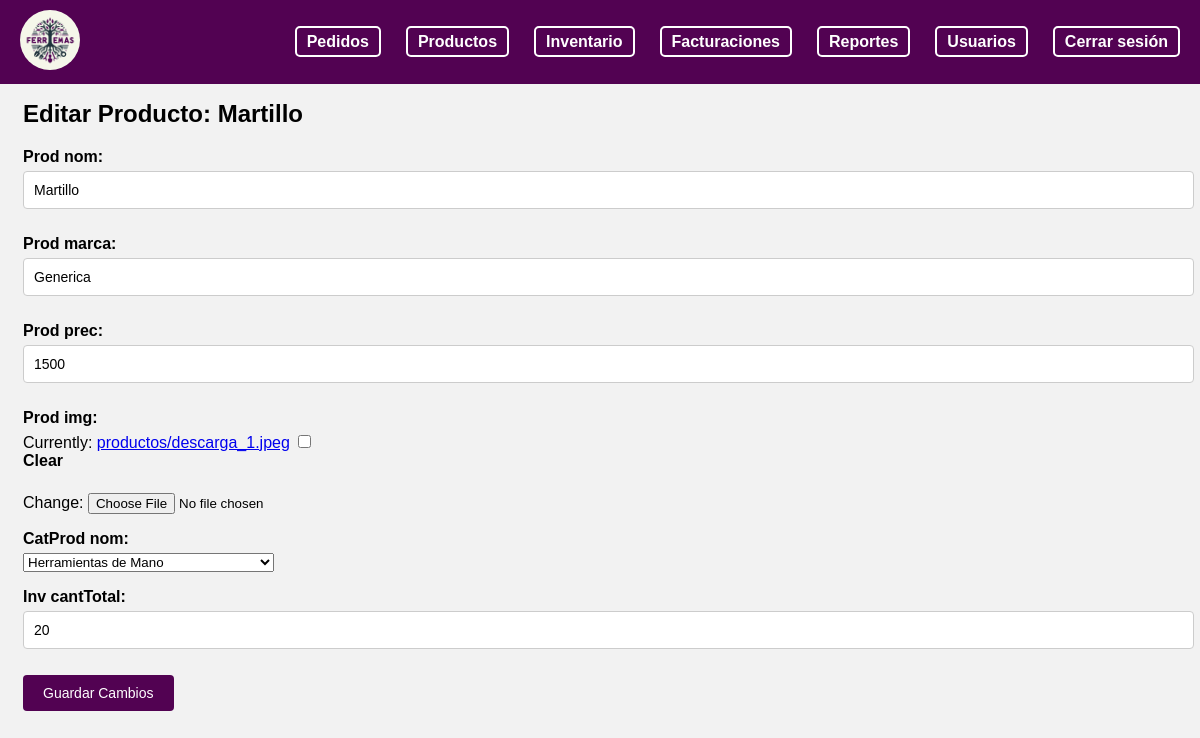
The page /editar_producto/1/ on the database its author committed.
### myapp/models.py (models this page shows, shortened)
class Inventario(models.Model):
    prod_id = models.AutoField(primary_key=True)
    prod_nom = models.CharField(max_length=50)
    prod_marca = models.CharField(max_length=25)
    prod_prec= models.IntegerField()
    prod_img = models.ImageField(upload_to=path_and_rename, null=True, blank=True)
    catProd_nom = models.ForeignKey(CategoriaProducto, on_delete=models.CASCADE)
    inv_cantTotal = models.IntegerField(default=0)

class CategoriaProducto(models.Model):
    catProd_nom = models.CharField(max_length=100)
    def __str__(self):
        return self.catProd_nom

### myapp/views.py (the view)
# urls.py: path('editar_producto/<int:prod_id>/', views.editar_producto, name='editar_producto'),
def editar_producto(request, prod_id):
    producto = get_object_or_404(Inventario, prod_id=prod_id)
    if request.method == 'POST':
        form = EditProductoForm(request.POST, request.FILES, instance=producto)
        if form.is_valid():
            form.save()
            messages.success(request, 'Producto editado correctamente.')
            return redirect('adm_inventario')
    else:
        form = EditProductoForm(instance=producto)
    return render(request, 'empleado/admin/ediciones/editar_producto.html', {'form': form, 'producto': producto})

### myapp/forms.py
class EditProductoForm(forms.ModelForm):
    class Meta:
        model = Inventario
        fields = ['prod_nom', 'prod_marca', 'prod_prec', 'prod_img', 'catProd_nom', 'inv_cantTotal']

### myapp/templates/empleado/admin/ediciones/editar_producto.html (shortened to what this page needs)
{% load static %}
<!DOCTYPE html>
<html lang="en">
<head>
    <link rel="stylesheet" href="{% static '/styles/nav.css' %}" />
    <link rel="stylesheet" href="{% static '/styles/form.css' %}">
</head>
<body>
    <header>
        <nav>
            <div class="navbar">
                <div class="logo">
                    <a href="/adm_home">
                        <img src="{% static '/logo/LogoFerremas.png' %}" alt="Logo" />
                    </a>
                </div>
                <div class="nav-items">
                    <ul>
                        <li><a href="/adm_pedidos" id="pedidos-link"> Pedidos</a></li>
                        <li><a href="/adm_productos" id="productos-link"> Productos</a></li>
                        <li><a href="/adm_inventario" id="inventario-link"> Inventario</a></li>
                        <li><a href="#" id="facturaciones-link"> Facturaciones</a></li>
                        <li><a href="#" id="reportes-link"> Reportes</a></li>
                        <li><a href="/adm_usuarios" id="usuarios-link"> Usuarios</a></li>
                        <li><a href="/"> Cerrar sesión</a></li>
                    </ul>
                </div>
            </div>
        </nav>
    </header>
    <div class="content" style="margin-top: 100px; margin-left: 15px;">
        <h2>Editar Producto: {{ producto.prod_nom }}</h2>
        <form method="post" enctype="multipart/form-data">
            {{ form.as_p }}
            <button type="submit">Guardar Cambios</button>
        </form>
    </div>
</body>
</html>

### myapp/static/styles/nav.css (style rules this page uses)
body { font-family: Arial, sans-serif; background-color: #f2f2f2; }
.navbar { position: fixed; top: 0; left: 0; width: 100%; background-color: rgb(82, 2, 82); font-family: "Arial", sans-serif; padding: 10px 20px; display: flex; justify-content: space-between; align-items: center; z-index: 1000; color: #fff; }
.logo img { width: 60px; border-radius: 50%; object-fit: cover; transition: transform 0.5s; }
.navbar .nav-items ul li a { color: white; text-decoration: none; font-size: 16px; padding: 5px 10px; border: 2px solid white; border-radius: 5px; transition: background-color 0.3s, color 0.3s; }
.nav-items ul { list-style: none; display: flex; padding-right: 15px; }
.nav-items ul li { margin-right: 25px; }
.nav-items a { text-decoration: none; color: #fff; font-weight: bold; }

### myapp/static/styles/form.css (style rules this page uses)
body { font-family: Arial, sans-serif; background-color: #f2f2f2; }
form label { display: block; margin-bottom: 5px; font-weight: bold; }
form input[type="text"], form input[type="number"], form textarea { width: calc(100% - 20px); padding: 10px; margin-bottom: 10px; border: 1px solid #ccc; border-radius: 4px; font-size: 14px; }
form button[type="submit"] { background-color: rgb(82, 2, 82); color: #fff; border: none; padding: 10px 20px; border-radius: 4px; cursor: pointer; font-size: 14px; transition: background-color 0.3s ease; }

### rows shown on the page
Inventario: prod_nom "Martillo", prod_marca "Generica", prod_prec "1500", inv_cantTotal "20"
CategoriaProducto: catProd_nom "Herramientas de Mano"
